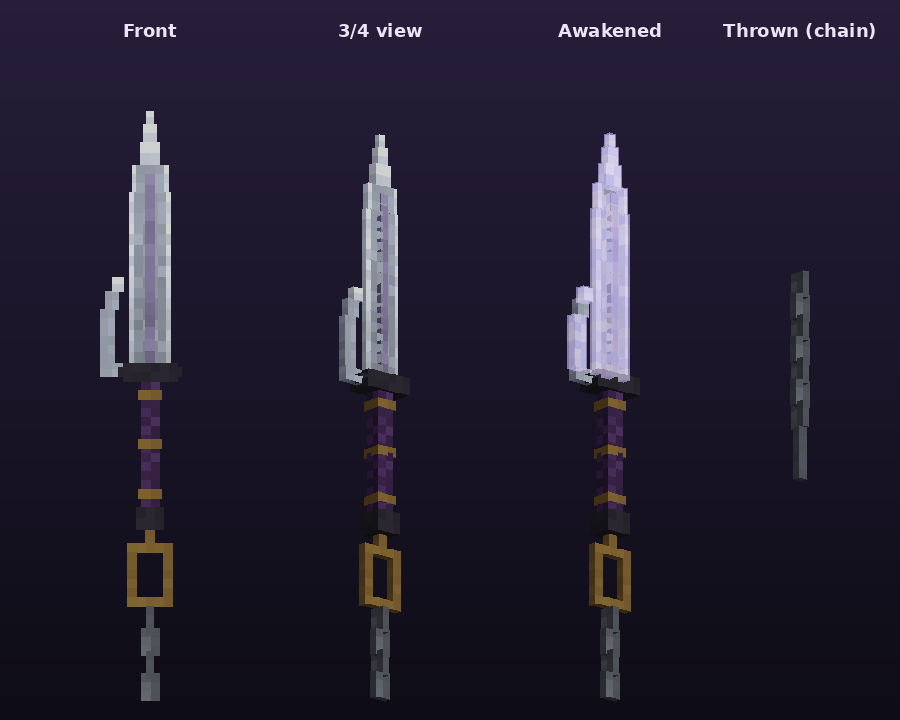

The script that saved this image:
"""Preview images for the README (needs Pillow: pip install pillow). Not part of the addon build.

- preview.png            the spear model rendered in 3D from its .geo.json + texture (normal, awakened, thrown)
- preview_particles.png  every particle sprite, enlarged and labeled

Run after build.py: python3 preview.py
"""
import json
import math
import os

from PIL import Image, ImageDraw, ImageFont

import particles

ROOT = os.path.dirname(os.path.abspath(__file__))
RP = os.path.join(ROOT, "TojiRP")
BG_TOP, BG_BOTTOM = (38, 30, 58), (14, 12, 22)
LIGHT = {"up": 1.0, "down": 0.5, "north": 0.82, "south": 0.82, "east": 0.66, "west": 0.66}


def load_geo(name):
    with open(os.path.join(RP, "models/entity", name), encoding="utf-8") as f:
        geo = json.load(f)["minecraft:geometry"][0]
    return [c for bone in geo["bones"] for c in bone.get("cubes", [])]


def face_quads(cube):
    """The 6 faces of a cube: (face name, 4 corners, texture u/v axes along the corners)."""
    (x, y, z), (w, h, d) = cube["origin"], cube["size"]
    k = cube.get("inflate", 0)
    x0, y0, z0, x1, y1, z1 = x - k, y - k, z - k, x + w + k, y + h + k, z + d + k
    return {
        "north": [(x1, y1, z0), (x0, y1, z0), (x0, y0, z0), (x1, y0, z0)],
        "south": [(x0, y1, z1), (x1, y1, z1), (x1, y0, z1), (x0, y0, z1)],
        "east": [(x0, y1, z0), (x0, y1, z1), (x0, y0, z1), (x0, y0, z0)],
        "west": [(x1, y1, z1), (x1, y1, z0), (x1, y0, z0), (x1, y0, z1)],
        "up": [(x0, y1, z0), (x1, y1, z0), (x1, y1, z1), (x0, y1, z1)],
        "down": [(x0, y0, z1), (x1, y0, z1), (x1, y0, z0), (x0, y0, z0)],
    }


def project(p, yaw, pitch, scale, center):
    x, y, z = p
    cy, sy = math.cos(yaw), math.sin(yaw)
    x, z = x * cy - z * sy, x * sy + z * cy
    cp, sp = math.cos(pitch), math.sin(pitch)
    y, z = y * cp - z * sp, y * sp + z * cp
    return (center[0] + x * scale, center[1] - y * scale, z)


def render(image, cubes, texture, yaw, pitch, scale, center, glow=False):
    """Painter's algorithm: every face is split into texture-pixel cells, drawn back to front."""
    draw = ImageDraw.Draw(image, "RGBA")
    cells = []
    for cube in cubes:
        for face, corners in face_quads(cube).items():
            uv = cube["uv"][face]
            (u0, v0), (us, vs) = uv["uv"], uv["uv_size"]
            a, b, _, dcorner = corners
            n_u = max(1, round(abs(us)))
            n_v = max(1, round(abs(vs)))
            for i in range(n_u):
                for j in range(n_v):
                    def at(s, t):
                        return tuple(a[k] + (b[k] - a[k]) * s + (dcorner[k] - a[k]) * t for k in range(3))
                    quad = [at(i / n_u, j / n_v), at((i + 1) / n_u, j / n_v),
                            at((i + 1) / n_u, (j + 1) / n_v), at(i / n_u, (j + 1) / n_v)]
                    px = texture.getpixel((min(texture.width - 1, int(u0 + i)), min(texture.height - 1, int(v0 + j))))
                    if px[3] == 0 and not glow:
                        continue
                    pts = [project(p, yaw, pitch, scale, center) for p in quad]
                    depth = sum(p[2] for p in pts) / 4
                    if glow:
                        color = (px[0], px[1], px[2], 150)
                    else:
                        light = LIGHT[face]
                        color = tuple(min(255, round(c * light)) for c in px[:3]) + (255,)
                    cells.append((depth, [(p[0], p[1]) for p in pts], color))
    for _, pts, color in sorted(cells, key=lambda c: -c[0]):
        draw.polygon(pts, fill=color)


def background(w, h):
    image = Image.new("RGBA", (w, h))
    draw = ImageDraw.Draw(image)
    for y in range(h):
        t = y / (h - 1)
        draw.line([(0, y), (w, y)], fill=tuple(round(a + (b - a) * t) for a, b in zip(BG_TOP, BG_BOTTOM)) + (255,))
    return image


def label(image, text, x, y, size=18):
    draw = ImageDraw.Draw(image)
    try:
        font = ImageFont.truetype("DejaVuSans-Bold.ttf", size)
    except OSError:
        font = ImageFont.load_default()
    w = draw.textlength(text, font=font)
    draw.text((max(4, x - w / 2), y), text, fill=(235, 230, 245, 255), font=font)


def preview_model():
    texture = Image.open(os.path.join(RP, "textures/entity/isoh.png")).convert("RGBA")
    glow_texture = Image.open(os.path.join(RP, "textures/entity/isoh_glow.tga")).convert("RGBA")
    spear, glow, thrown = load_geo("isoh.geo.json"), load_geo("isoh_glow.geo.json"), load_geo("isoh_thrown.geo.json")
    w, h = 900, 720
    image = background(w, h)
    views = [
        ("Front", spear, None, 0.0, 0.0, (150, 640)),
        ("3/4 view", spear, None, 0.7, 0.3, (380, 640)),
        ("Awakened", spear, glow, 0.7, 0.3, (610, 640)),
        ("Thrown (chain)", thrown, None, 0.7, 0.3, (800, 640)),
    ]
    for name, cubes, glow_cubes, yaw, pitch, (cx, cy) in views:
        render(image, cubes, texture, yaw, pitch, 9, (cx, cy + 20))
        if glow_cubes:
            halo = Image.new("RGBA", image.size, (0, 0, 0, 0))
            render(halo, glow_cubes, glow_texture, yaw, pitch, 9, (cx, cy + 20), glow=True)
            image.alpha_composite(halo)
        label(image, name, cx, 20)
    image.convert("RGB").save(os.path.join(ROOT, "preview.png"))


def preview_particles():
    atlas = particles.build_atlas()
    sheet = Image.new("RGBA", (particles.ATLAS, particles.ATLAS))
    for y, row in enumerate(atlas):
        for x, px in enumerate(row):
            sheet.putpixel((x, y), px)
    zoom = 4
    tiles = []
    for name, (ox, oy, frames, _) in particles.SPRITES.items():
        fw, fh = len(frames[0][0]), len(frames[0])
        crop = sheet.crop((ox, oy, ox + fw * len(frames), oy + fh))
        tiles.append((name, crop.resize((crop.width * zoom, crop.height * zoom), Image.NEAREST)))
    cols, pad = 3, 16
    cell_w = max(t.width for _, t in tiles) + pad
    cell_h = max(t.height for _, t in tiles) + pad + 26
    rows = math.ceil(len(tiles) / cols)
    image = background(cols * cell_w + pad, rows * cell_h + pad)
    for i, (name, tile) in enumerate(tiles):
        x = pad + (i % cols) * cell_w
        y = pad + (i // cols) * cell_h
        label(image, name, x + tile.width / 2, y, 16)
        image.alpha_composite(tile, (x, y + 24))
    image.convert("RGB").save(os.path.join(ROOT, "preview_particles.png"))


if __name__ == "__main__":
    preview_model()
    preview_particles()
    print("Wrote preview.png and preview_particles.png")
